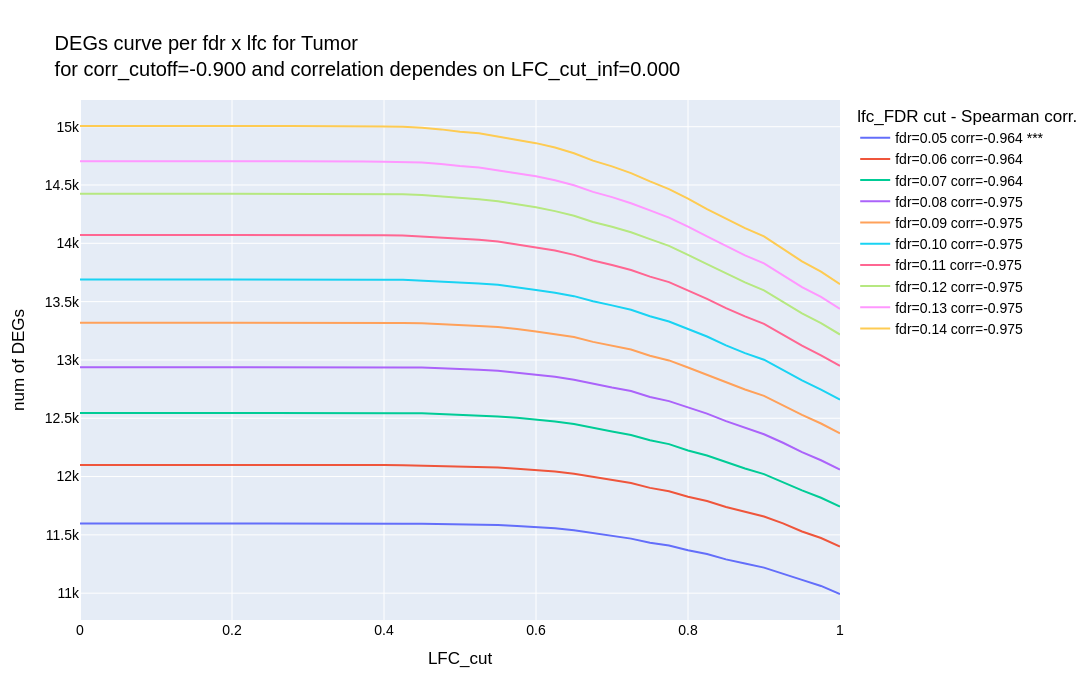

Source (notebook cell):
### Markdown cell above
### Ploting only Spearman's limiar curves

### Code cell
dic_fig = mtd.plot_all_LFC_FDR_cutoffs(width=1100, height=700, title=None, 
                                       corr_cutoff=corr_cutoff, nregs_fdr=nregs_fdr, verbose=force)

for case in case_list:
    print(">>>", case)
    try:
        dic2 = dic_fig[case]
    except:
        continue
        
    for key, fig in dic2.items():
        fig.show()
        # do not show Up and Down
        break
    print("")
